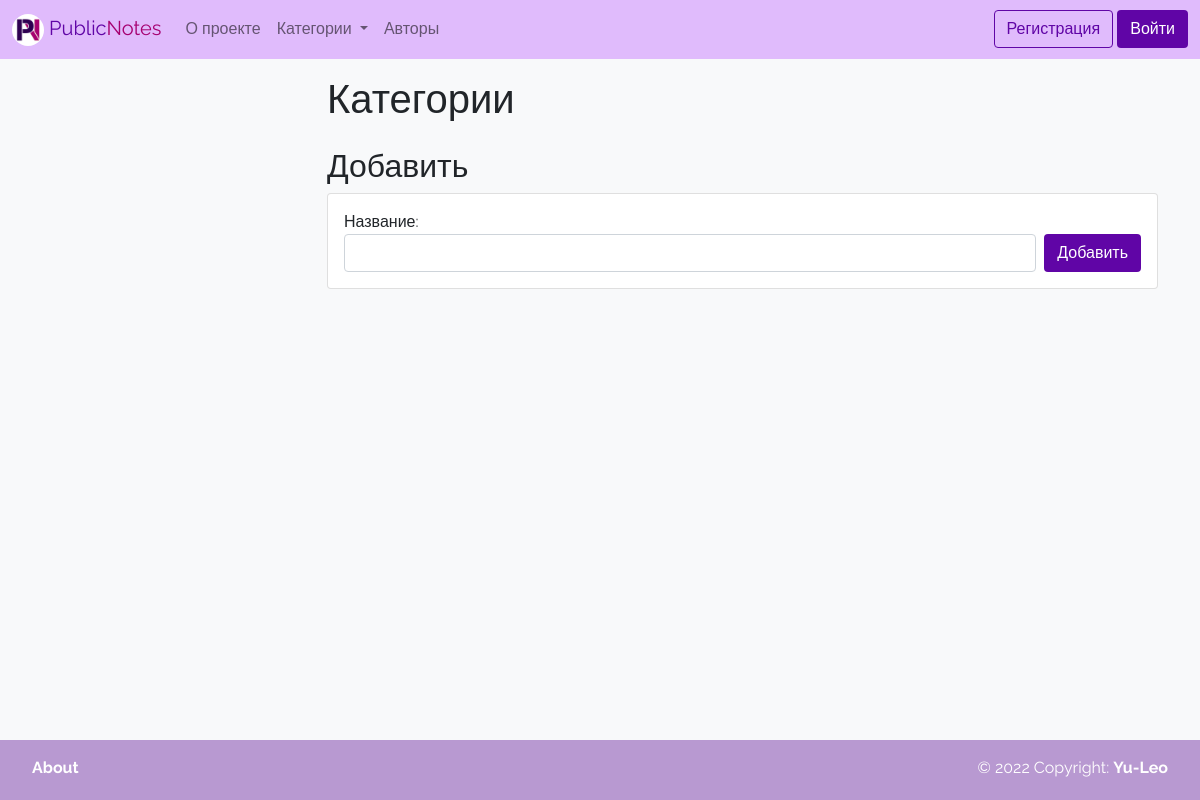
/categories_list, run on an earlier commit of the app's database.
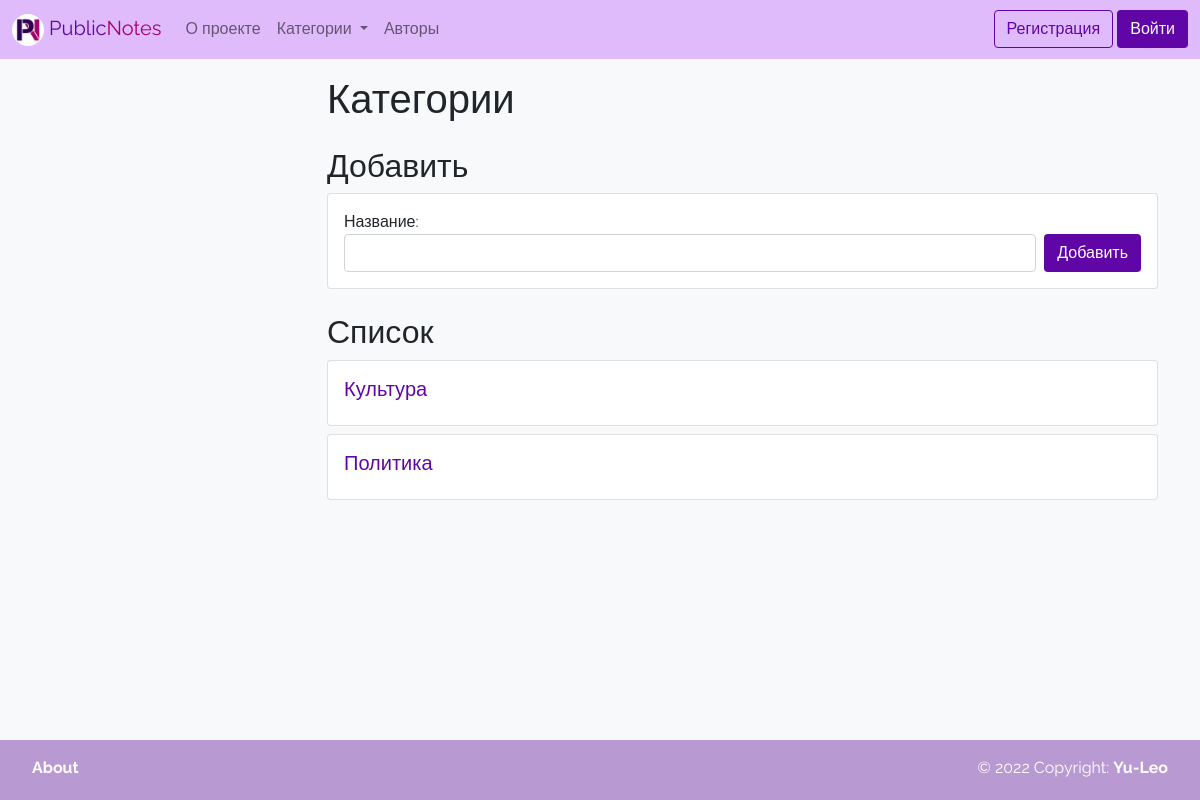
And on a later commit of the database.
### wall/models.py (models this page shows, shortened)
class Category(models.Model):
    title = models.CharField(max_length=150, verbose_name='Название', unique=True)
    def get_absolute_url(self):
        return reverse('category', kwargs={"pk": self.pk})
    class Meta:
        verbose_name = 'Категория'
        verbose_name_plural = 'Категории'
        ordering = ['title']

### wall/views.py (the view)
# urls.py: path('categories_list', categories_list, name='categories_list'),
def categories_list(request):
    if request.method == 'POST':
        form = CategoryForm(request.POST)
        if form.is_valid():
            form.save()
            messages.success(request, 'Категория добавлена')
            return redirect('categories_list')
        else:
            messages.error(request, 'Ошибка добавления')
    else:
        form = CategoryForm()
    objects = Category.objects.all()
    paginator = Paginator(objects, 15)
    page_num = request.GET.get('page', 1)
    page_objects = paginator.get_page(page_num)
    context = {
        'form': form,
        'page_obj': page_objects
    }
    return render(request, 'wall/categories_list.html', context)

### wall/forms.py
class CategoryForm(forms.ModelForm):
    class Meta:
        model = Category
        fields = ['title']
        widgets = {
            'title': forms.TextInput(attrs={"class": "form-control me-2"}),
        }

### wall/templatetags/wall_tags.py (called while the page is built)
@register.simple_tag
def get_categories():
    return Category.objects.annotate(cnt=Count('note')).order_by('-cnt', 'title')

@register.simple_tag
def get_notes_count_for_category(category):
    return Note.objects.filter(category=category).count()

### wall/templates/wall/categories_list.html (shortened to what this page needs)
{% extends 'base.html' %}
{% block content_title %}
<div class="hstack gap-3 mb-3">
    <div>
        <h1>Категории</h1>
    </div>
</div>
{% endblock %}
{% block content %}
<div class="mb-4">
    <h2 class="mb-2">Добавить</h2>
    <div class="card ">
        <div class="card-body">
            <form action="{% url 'categories_list' %}" method="post">
                <label for="{{ form.title.id_for_label }}">Название:</label>
                <div class="d-flex">
                    {{ form.title }}
                    <button type="submit" class="btn btn-purple">Добавить</button>
                </div>
            </form>
        </div>
    </div>
</div>
<div class="mb-4">
    {% if page_obj %}
    <h2 class="mb-2">Список</h2>
    {% endif %}
    {% for item in page_obj %}
    <div class="card mb-2">
        <div class="card-body">
            <h5><a href="{{ item.get_absolute_url }}"
                   class="text-decoration-none text-purple stretched-link">{{ item.title }}</a></h5>
        </div>
    </div>
    {% endfor %}
</div>
{% endblock %}

What changed in the data, as far as the page shows it:
added Category: title "Культура"
added Category: title "Политика"
Also different on the page:
text now shown: "Список"
